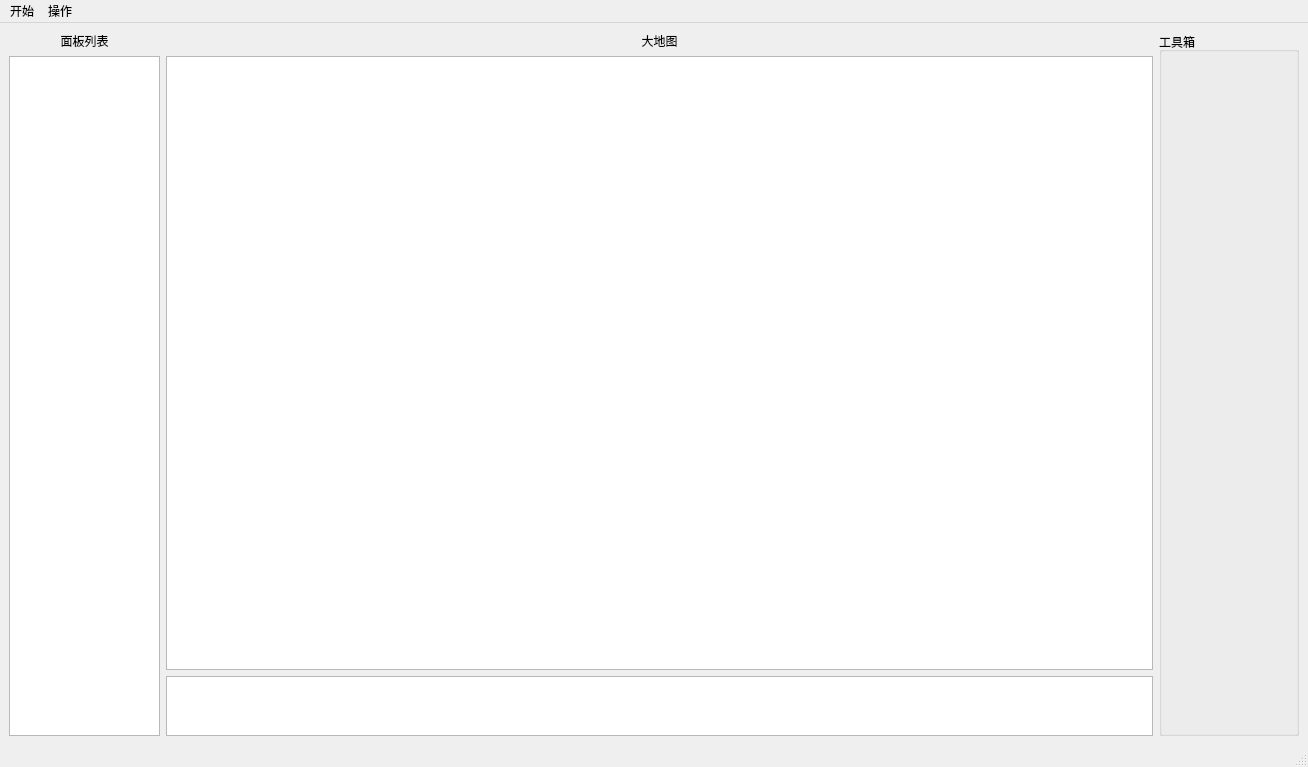
<?xml version="1.0" encoding="UTF-8"?>
<ui version="4.0">
 <class>RGISMain</class>
 <widget class="QMainWindow" name="RGISMain">
  <property name="geometry">
   <rect>
    <x>0</x>
    <y>0</y>
    <width>1308</width>
    <height>767</height>
   </rect>
  </property>
  <property name="sizePolicy">
   <sizepolicy hsizetype="Preferred" vsizetype="Expanding">
    <horstretch>0</horstretch>
    <verstretch>0</verstretch>
   </sizepolicy>
  </property>
  <property name="windowTitle">
   <string>地理信息标注系统</string>
  </property>
  <widget class="QWidget" name="centralwidget">
   <layout class="QHBoxLayout" name="horizontalLayout">
    <item>
     <layout class="QVBoxLayout" name="verticalLayout">
      <item>
       <widget class="QLabel" name="PlanName">
        <property name="sizePolicy">
         <sizepolicy hsizetype="Preferred" vsizetype="Preferred">
          <horstretch>0</horstretch>
          <verstretch>0</verstretch>
         </sizepolicy>
        </property>
        <property name="maximumSize">
         <size>
          <width>151</width>
          <height>16777215</height>
         </size>
        </property>
        <property name="text">
         <string>面板列表</string>
        </property>
        <property name="alignment">
         <set>Qt::AlignCenter</set>
        </property>
        <property name="wordWrap">
         <bool>true</bool>
        </property>
       </widget>
      </item>
      <item>
       <widget class="QListWidget" name="listPanelID">
        <property name="sizePolicy">
         <sizepolicy hsizetype="Preferred" vsizetype="Expanding">
          <horstretch>0</horstretch>
          <verstretch>0</verstretch>
         </sizepolicy>
        </property>
        <property name="minimumSize">
         <size>
          <width>151</width>
          <height>621</height>
         </size>
        </property>
        <property name="maximumSize">
         <size>
          <width>151</width>
          <height>16777215</height>
         </size>
        </property>
       </widget>
      </item>
     </layout>
    </item>
    <item>
     <layout class="QVBoxLayout" name="verticalLayout_2">
      <item>
       <widget class="QLabel" name="lab_projectName">
        <property name="text">
         <string>大地图</string>
        </property>
        <property name="alignment">
         <set>Qt::AlignCenter</set>
        </property>
       </widget>
      </item>
      <item>
       <widget class="QGraphicsView" name="MapImage">
        <property name="sizePolicy">
         <sizepolicy hsizetype="Preferred" vsizetype="Expanding">
          <horstretch>0</horstretch>
          <verstretch>0</verstretch>
         </sizepolicy>
        </property>
        <property name="cursor" stdset="0">
         <cursorShape>CrossCursor</cursorShape>
        </property>
        <property name="focusPolicy">
         <enum>Qt::StrongFocus</enum>
        </property>
        <property name="verticalScrollBarPolicy">
         <enum>Qt::ScrollBarAsNeeded</enum>
        </property>
        <property name="horizontalScrollBarPolicy">
         <enum>Qt::ScrollBarAsNeeded</enum>
        </property>
        <property name="sizeAdjustPolicy">
         <enum>QAbstractScrollArea::AdjustToContentsOnFirstShow</enum>
        </property>
        <property name="dragMode">
         <enum>QGraphicsView::ScrollHandDrag</enum>
        </property>
        <property name="cacheMode">
         <set>QGraphicsView::CacheNone</set>
        </property>
        <property name="transformationAnchor">
         <enum>QGraphicsView::AnchorViewCenter</enum>
        </property>
        <property name="resizeAnchor">
         <enum>QGraphicsView::AnchorUnderMouse</enum>
        </property>
        <property name="viewportUpdateMode">
         <enum>QGraphicsView::BoundingRectViewportUpdate</enum>
        </property>
        <property name="rubberBandSelectionMode">
         <enum>Qt::IntersectsItemShape</enum>
        </property>
       </widget>
      </item>
      <item>
       <widget class="QTextEdit" name="te_bottom_hint">
        <property name="maximumSize">
         <size>
          <width>16777215</width>
          <height>60</height>
         </size>
        </property>
       </widget>
      </item>
     </layout>
    </item>
    <item>
     <layout class="QVBoxLayout" name="verticalLayout_3">
      <item>
       <widget class="QGroupBox" name="groupBox">
        <property name="enabled">
         <bool>true</bool>
        </property>
        <property name="minimumSize">
         <size>
          <width>140</width>
          <height>0</height>
         </size>
        </property>
        <property name="title">
         <string>工具箱</string>
        </property>
        <widget class="QWidget" name="verticalLayoutWidget">
         <property name="geometry">
          <rect>
           <x>0</x>
           <y>10</y>
           <width>141</width>
           <height>711</height>
          </rect>
         </property>
         <layout class="QVBoxLayout" name="button_layout"/>
        </widget>
       </widget>
      </item>
     </layout>
    </item>
   </layout>
  </widget>
  <widget class="QMenuBar" name="menubar">
   <property name="geometry">
    <rect>
     <x>0</x>
     <y>0</y>
     <width>1308</width>
     <height>18</height>
    </rect>
   </property>
   <widget class="QMenu" name="menu66">
    <property name="title">
     <string>开始</string>
    </property>
    <addaction name="action_create_project"/>
    <addaction name="action_history_project"/>
   </widget>
   <widget class="QMenu" name="menu77">
    <property name="title">
     <string>操作</string>
    </property>
    <addaction name="action_export_GPS_image"/>
    <addaction name="action_import_GPS_image"/>
    <addaction name="action_gd_map"/>
   </widget>
   <addaction name="menu66"/>
   <addaction name="menu77"/>
  </widget>
  <widget class="QStatusBar" name="statusbar"/>
  <action name="action_create_project">
   <property name="text">
    <string>新建项目</string>
   </property>
  </action>
  <action name="action_history_project">
   <property name="text">
    <string>历史项目</string>
   </property>
  </action>
  <action name="action_export_GPS_image">
   <property name="text">
    <string>导出GPS/全景图</string>
   </property>
   <property name="iconText">
    <string>导出GPS/全景图</string>
   </property>
  </action>
  <action name="action_import_GPS_image">
   <property name="text">
    <string>导入GPS/全景图</string>
   </property>
  </action>
  <action name="action_import_image">
   <property name="text">
    <string>导入全景图</string>
   </property>
  </action>
  <action name="action_gd_map">
   <property name="text">
    <string>高德地图显示</string>
   </property>
  </action>
 </widget>
 <resources/>
 <connections/>
</ui>
